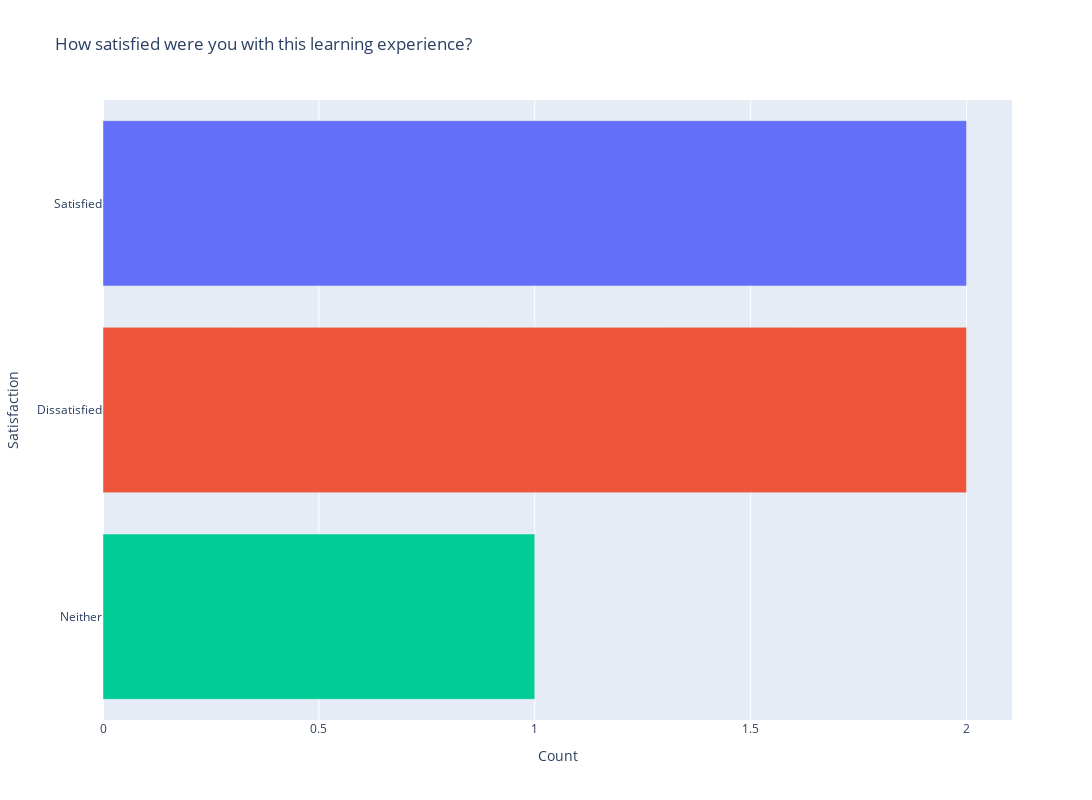

Here is the notebook cell this chart was saved with:
### Code cell
visualize(
    results,
    col='How satisfied were you with this learning experience?', name='Satisfaction', 
    y='Satisfaction', x='Count', color='Satisfaction', title='How satisfied were you with this learning experience?', height=800, width=1200,
)

### Figure 1 — Plotly figure (JSON) as saved in the notebook; plotly's stock layout.template omitted (floating-point values rounded to 4 significant figures)
{"data": [{"alignmentgroup": "True", "hovertemplate": "Satisfaction=%{y}<br>Count=%{x}<extra></extra>", "legendgroup": "Satisfied", "marker": {"color": "#636efa", "pattern": {"shape": ""}}, "name": "Satisfied", "offsetgroup": "Satisfied", "orientation": "h", "showlegend": true, "textposition": "auto", "type": "bar", "x": [2], "xaxis": "x", "y": ["Satisfied"], "yaxis": "y"}, {"alignmentgroup": "True", "hovertemplate": "Satisfaction=%{y}<br>Count=%{x}<extra></extra>", "legendgroup": "Dissatisfied", "marker": {"color": "#EF553B", "pattern": {"shape": ""}}, "name": "Dissatisfied", "offsetgroup": "Dissatisfied", "orientation": "h", "showlegend": true, "textposition": "auto", "type": "bar", "x": [2], "xaxis": "x", "y": ["Dissatisfied"], "yaxis": "y"}, {"alignmentgroup": "True", "hovertemplate": "Satisfaction=%{y}<br>Count=%{x}<extra></extra>", "legendgroup": "Neither", "marker": {"color": "#00cc96", "pattern": {"shape": ""}}, "name": "Neither", "offsetgroup": "Neither", "orientation": "h", "showlegend": true, "textposition": "auto", "type": "bar", "x": [1], "xaxis": "x", "y": ["Neither"], "yaxis": "y"}], "layout": {"barmode": "relative", "height": 800, "legend": {"title": {"text": "Satisfaction"}, "tracegroupgap": 0}, "showlegend": false, "title": {"text": "How satisfied were you with this learning experience?"}, "width": 1200, "xaxis": {"anchor": "y", "domain": [0, 1], "title": {"text": "Count"}}, "yaxis": {"anchor": "x", "categoryarray": ["Neither", "Dissatisfied", "Satisfied"], "categoryorder": "array", "domain": [0, 1], "title": {"text": "Satisfaction"}}}}
